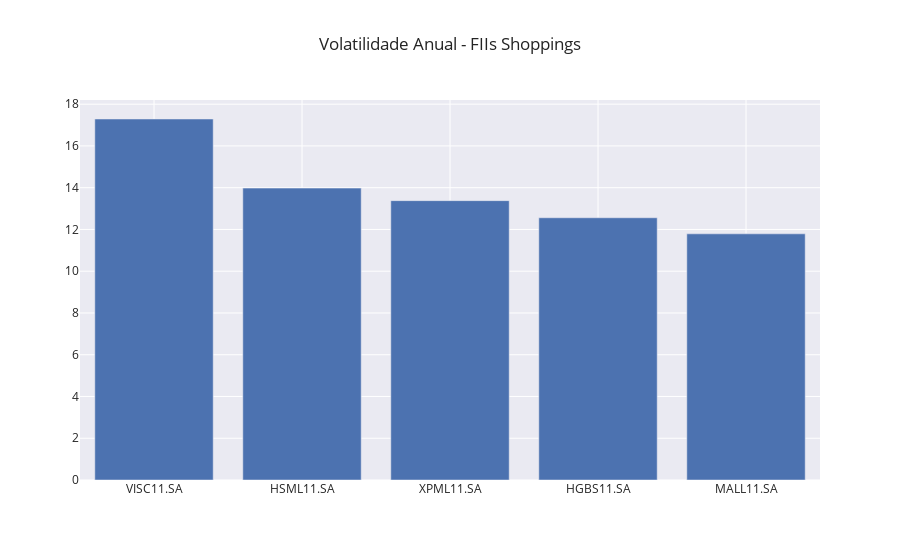

Write notebook code for a chart like this one.
### Code cell
# Volatilidade anual
vol_anual_shoppings = vol_anual(ticker=lst_ticker_fii_shopping, ano='2024').sort_values(ascending=False)

# Plotando a volatilidade anual
fig = go.Figure()

fig.add_trace(go.Bar(
    x=vol_anual_shoppings.index,
    y=vol_anual_shoppings.values
))

fig.update_layout(
    title_text='Volatilidade Anual - FIIs Shoppings',
    template='seaborn',
    showlegend=False   
)

fig.show()

### Figure 1 — Plotly figure (JSON) as saved in the notebook; plotly's stock layout.template omitted (floating-point values rounded to 4 significant figures)
{"data": [{"type": "bar", "x": ["VISC11.SA", "HSML11.SA", "XPML11.SA", "HGBS11.SA", "MALL11.SA"], "y": [17.29, 13.98, 13.38, 12.56, 11.79]}], "layout": {"showlegend": false, "title": {"text": "Volatilidade Anual - FIIs Shoppings"}}}
